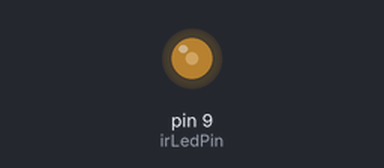
A sketch run on a simulated Arduino Uno, built with avr-gcc and run on an emulated ATmega328P. On the bench: output pins drawn as LEDs (lit = HIGH). Random numbers use the default seed unless the sketch sets one.

Above: at 0.29 s.
Timing chart, 0 to 40.0 s (numbered marks = the images above):
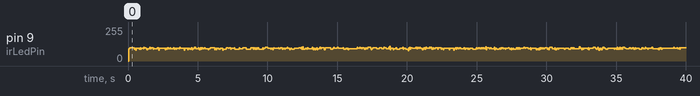

The sketch:

alt2_version.ino
```cpp
// Arduino IR Jammer - Randomized Stutter Pattern
// This sketch rapidly pulses an IR LED with random ON/OFF durations to overwhelm IR sensors.
// Requirements:
// 1. IR LED on digital pin 9
// 2. Randomized ON/OFF durations (50-500 microseconds)
// 3. Continuous operation, no modulation
// 4. Random seed from analogRead(0)

const int irLedPin = 9; // Pin connected to IR LED
const int minPulse = 50;   // Minimum pulse duration in microseconds
const int maxPulse = 500;  // Maximum pulse duration in microseconds

void setup() {
  pinMode(irLedPin, OUTPUT); // Set IR LED pin as output
  // Initialize random seed using floating analog pin for more entropy
  randomSeed(analogRead(0));
}

void loop() {
  // Generate random ON and OFF durations
  int onTime = random(minPulse, maxPulse + 1);   // ON duration (us)
  int offTime = random(minPulse, maxPulse + 1);  // OFF duration (us)

  // Turn IR LED ON for random duration
  digitalWrite(irLedPin, HIGH);
  delayMicroseconds(onTime);

  // Turn IR LED OFF for random duration
  digitalWrite(irLedPin, LOW);
  delayMicroseconds(offTime);
  // Repeat forever
}
```
